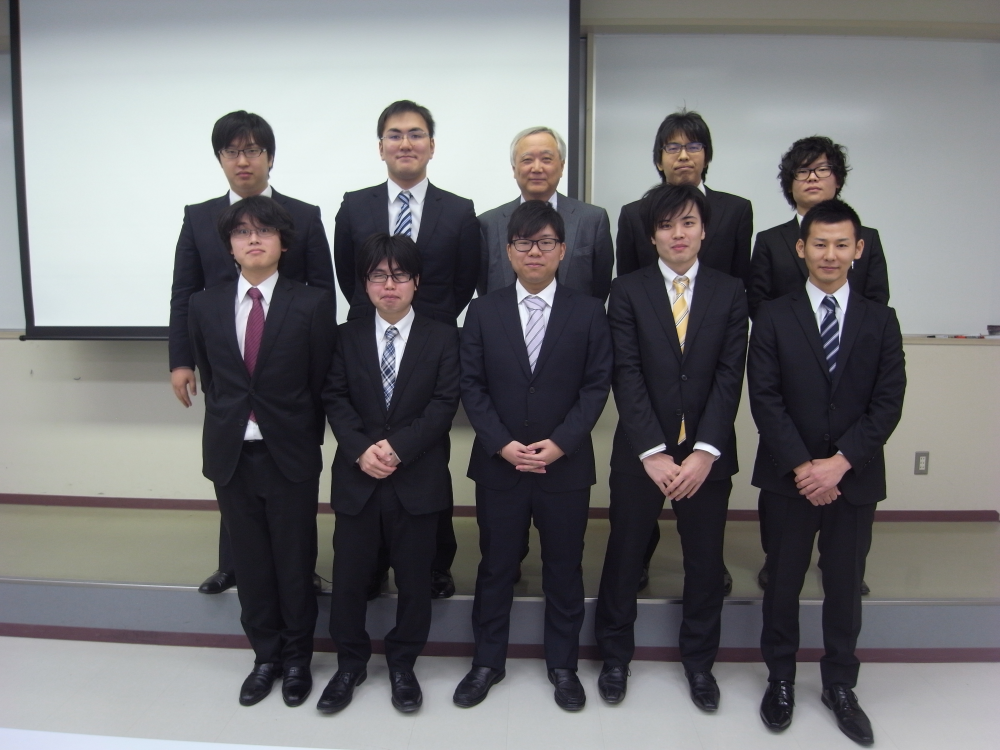
#> input picture faces.jpg, 4000 x 3000 px, found by its file name (shown at 1/4 size)
$ python task2.py
#> lines starting #> are read from the running program, lines starting #| are printed output that depends on the picture
import cv2
import numpy as np

def main():

    # カスケード分類器
    cascade = cv2.CascadeClassifier(
        cv2.data.haarcascades + "haarcascade_frontalface_default.xml"
    )

    # 画像読み込み
    img = cv2.imread("faces.jpg")
#> img is the input picture: shape (3000, 4000, 3); mean B, G, R 117.5, 115, 115.2

    # グレースケール
    gray = cv2.cvtColor(img, cv2.COLOR_BGR2GRAY)
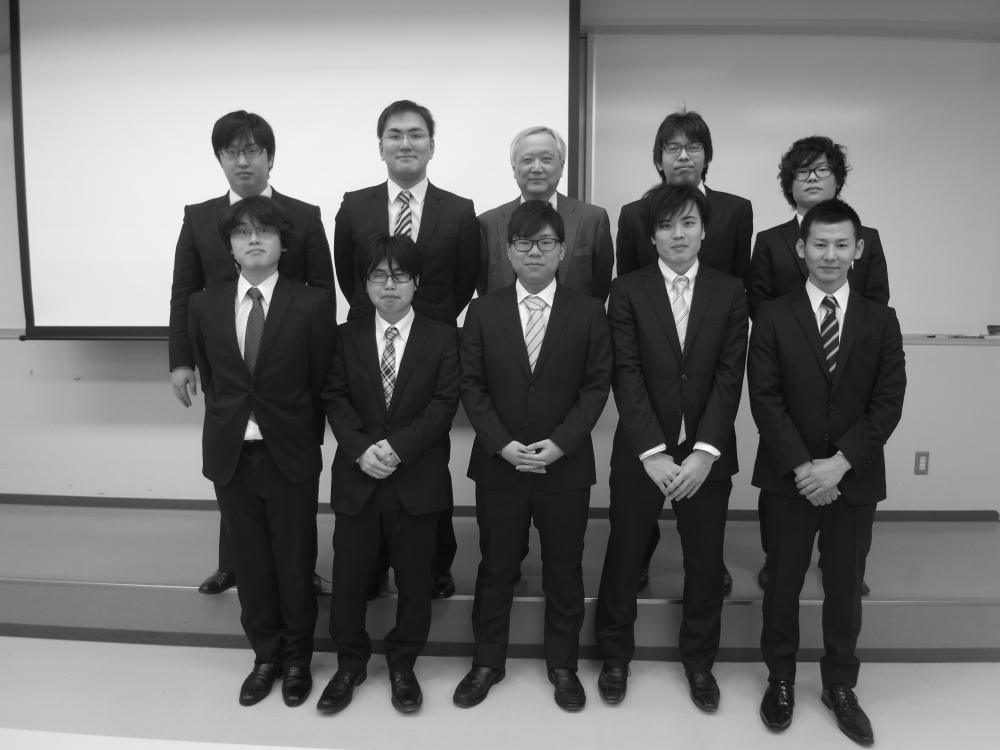
#> gray: shape (3000, 4000) (shown at 1/4 size); min 0, max 255, mean 115.3

    # 顔検出
    faces = cascade.detectMultiScale(
    gray,
    scaleFactor=1.05,
    minNeighbors=10,
minSize=(140, 140)
)
#> faces = [[2627, 511, 214, 214], [866, 531, 218, 218], [907, 847, 215, 215], [2034, 880, 227, 227], [1446, 1033, 213, 213], [1505, 447, 237, 237], [3202, 886, 241, 241], [2037, 553, 218, 218], [2599, 807, 233, 233], [3150, 600, 206, 206]]

    print("検出人数:", len(faces))
#| 検出人数: 10

    # 1枚の大きさ
    size = 100

    # 1行4枚
    cols = 4
    rows = (len(faces) + cols - 1) // cols
#> rows = 3

    # 顔リスト画像
    face_list = np.ones((rows * size, cols * size, 3),
                        dtype=np.uint8) * 255

    # 顔を貼り付ける
    for i, (x, y, w, h) in enumerate(faces):

        face = img[y:y+h, x:x+w]
        face = cv2.resize(face, (size, size))

        row = i // cols
        col = i % cols

        face_list[row*size:(row+1)*size,
                  col*size:(col+1)*size] = face
#> this loop made 10 passes
#> (x, y, w, h, row, col) on passes 1 to 10: (2627, 511, 214, 214, 0, 0), (866, 531, 218, 218, 0, 1), (907, 847, 215, 215, 0, 2), (2034, 880, 227, 227, 0, 3), (1446, 1033, 213, 213, 1, 0), (1505, 447, 237, 237, 1, 1), (3202, 886, 241, 241, 1, 2), (2037, 553, 218, 218, 1, 3), (2599, 807, 233, 233, 2, 0), (3150, 600, 206, 206, 2, 1)
#> pass 1, in main, `face = img[y:y+h, x:x+w]`:
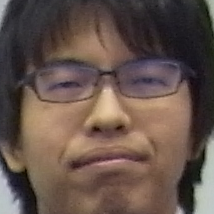
#> face: shape (214, 214, 3); mean B, G, R 75.2, 83.3, 101.1
#> pass 2, in main, `face = img[y:y+h, x:x+w]`:
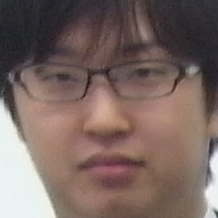
#> face: shape (218, 218, 3); mean B, G, R 97.5, 102.8, 121.9
#> after the loop:
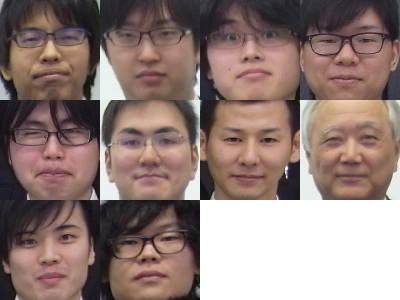
#> face_list: shape (300, 400, 3); mean B, G, R 119.4, 124.7, 144.8

    cv2.imshow("Face List", face_list)
    cv2.waitKey(0)
    cv2.destroyAllWindows()

if __name__ == "__main__":
    main()
